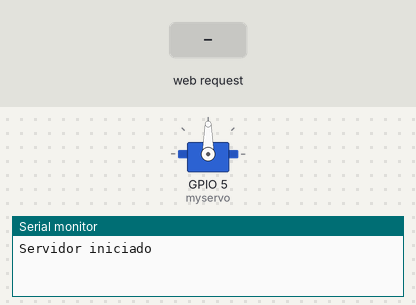
Bench run of a sketch on a simulated ESP32. On the bench: servo, the last lines printed to the serial monitor. Inputs (shaded band) come from the test bench.

Above: at 1.2 s.
1.3 s: HTTP request GET /infla received
At 3.7 s:
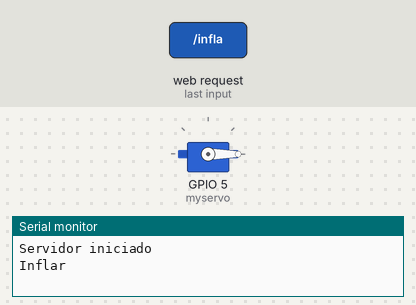
4.3 s: HTTP request GET /stop received
Timing chart, 0 to 7.3 s (numbered marks = the images above; inputs shaded):
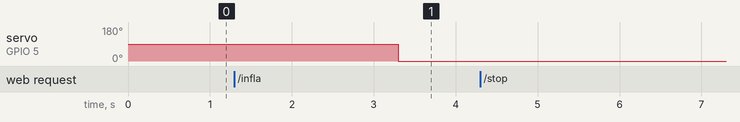

The sketch:

inflame_web_c3.ino
```cpp
#include <WiFi.h>
#include <ESPAsyncWebServer.h>
#include <DNSServer.h>
#include <ESP32Servo.h>

const byte DNS_PORT = 53;
DNSServer dnsServer;
Servo myservo;

const char* ssid = "Inflame";
const int MAX_CLIENTES = 5;
AsyncWebServer server(80);
IPAddress apIP(192, 168, 4, 1);

unsigned long infladas = 0;
/*
#define COUNT_LOW 1638
#define COUNT_HIGH 7864

void ledcAnalogWrite(uint8_t channel, uint32_t value, uint32_t valueMax = 180) {
  if(value > valueMax) value = valueMax;
  uint32_t duty = COUNT_LOW + (((COUNT_HIGH - COUNT_LOW) / valueMax) * value);
  ledcWrite(channel, duty);
}*/

void setup() {
  Serial.begin(115200);
  myservo.attach(5);

  WiFi.softAP(ssid, "", 1, 0, MAX_CLIENTES);
  WiFi.softAPConfig(apIP, apIP, IPAddress(255, 255, 255, 0));

  dnsServer.start(DNS_PORT, "*", apIP);

  server.onNotFound([](AsyncWebServerRequest *request){
    request->redirect("/");
  });

  server.on("/", HTTP_GET, [](AsyncWebServerRequest *request){
    String html = R"rawliteral(
      <!DOCTYPE html>
      <html>
      <body align="center">
        <button style="background-color:lightgrey;width:300px;height:300px;"
          onmousedown="getsend('infla')"
          onmouseup="getsend('stop')"
          ontouchstart="getsend('infla')"
          ontouchend="getsend('stop')">
          <b>Inflame ;(</b>
        </button>
        <br><br>
        <p>Infladas: )rawliteral";
    html += String(infladas);
    html += R"rawliteral(</p>
        <script>
          function getsend(action) {
            fetch(`/${action}`).then(response => response.text());
          }
        </script>
      </body>
      </html>
    )rawliteral";
    request->send(200, "text/html", html);
  });

  server.on("/infla", HTTP_GET, [](AsyncWebServerRequest *request){
    Serial.println("Inflar");
    //ledcAnalogWrite(2, 180);
    infladas++;
    myservo.write(180);
    delay(2000); // pequeño delay no crítico
    myservo.write(0);
    delay(2000);
    //ledcAnalogWrite(2, 0);
    Serial.printf("Inflando %lu\n", infladas);
    request->send(200, "text/plain", "Infla");
  });

  server.on("/stop", HTTP_GET, [](AsyncWebServerRequest *request){
    Serial.println("Stop");
    request->send(200, "text/plain", "Stop");
  });

  server.begin();
  Serial.println("Servidor iniciado");
}

void loop() {
  dnsServer.processNextRequest();
}
```

Measured:
- after the input at 1.3 s, servo on GPIO 5 (myservo): 90° → 0° after 2.0 s
